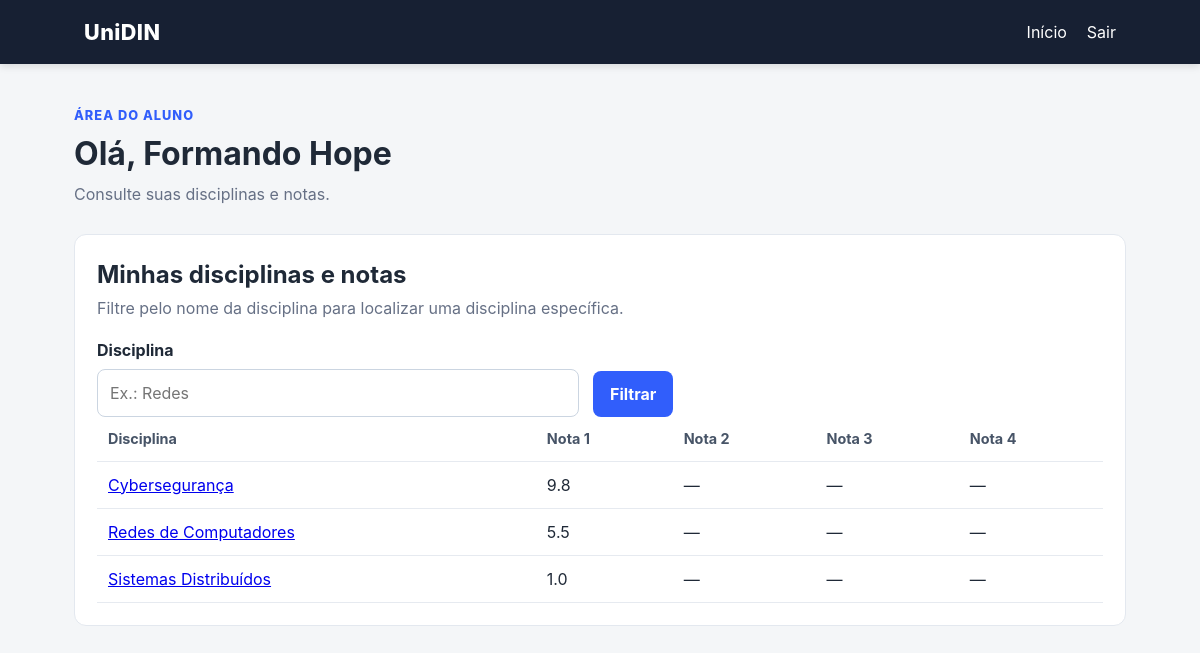
The page /aluno (signed in) on the database as committed earlier.
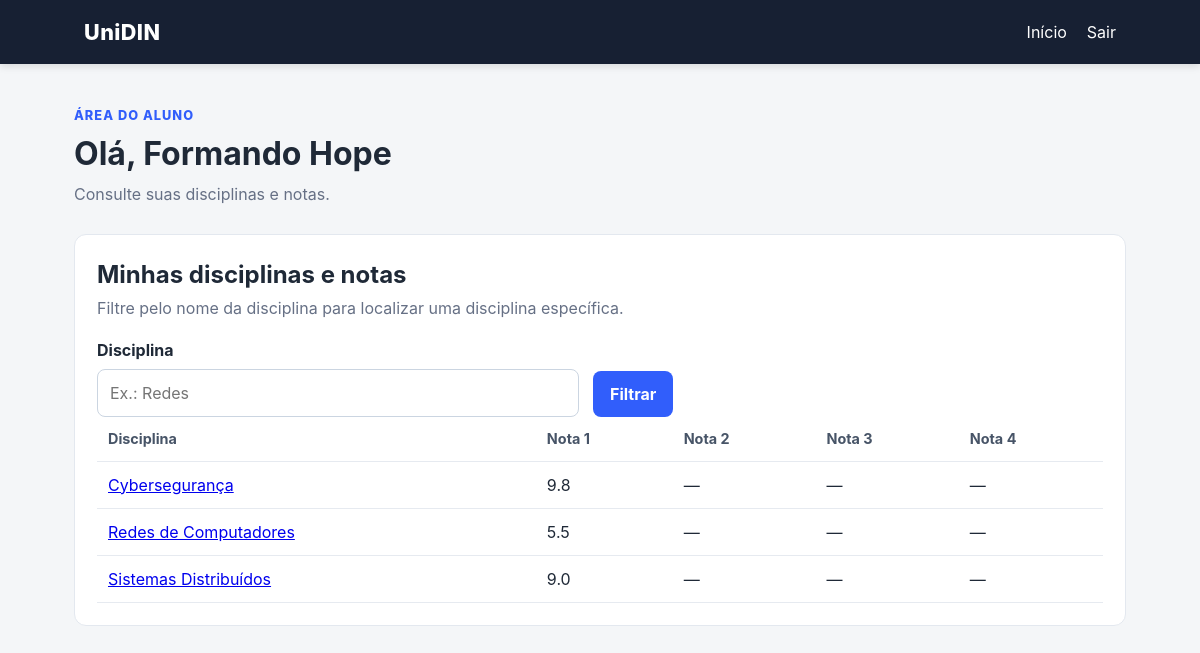
The same page on the database as committed later.
### tables this page shows
CREATE TABLE grades (
        id INTEGER PRIMARY KEY AUTOINCREMENT,
        discipline_id INTEGER NOT NULL,
        student_id INTEGER NOT NULL,
        assessment INTEGER NOT NULL,
        value REAL NOT NULL,
        FOREIGN KEY (discipline_id) REFERENCES disciplines(id),
        FOREIGN KEY (student_id) REFERENCES users(id),
        UNIQUE(discipline_id, student_id, assessment)
    );

CREATE TABLE disciplines (
        id INTEGER PRIMARY KEY AUTOINCREMENT,
        name TEXT NOT NULL,
        professor_id INTEGER NOT NULL,
        FOREIGN KEY (professor_id) REFERENCES users(id)
    );

### app.py (the view)
@app.route("/aluno")
def aluno():
    user = require_login()
    if user is None:
        return redirect(url_for("login"))
    if user["role"] != "aluno":
        return redirect(url_for("index"))
    conn = get_connection()
    search = request.args.get("q", "")
    if search:
        query = "SELECT d.id, d.name, g1.value AS nota1, g2.value AS nota2, g3.value AS nota3, g4.value AS nota4 FROM disciplines d JOIN enrollments e ON e.discipline_id=d.id LEFT JOIN grades g1 ON g1.discipline_id=d.id AND g1.student_id=e.student_id AND g1.assessment=1 LEFT JOIN grades g2 ON g2.discipline_id=d.id AND g2.student_id=e.student_id AND g2.assessment=2 LEFT JOIN grades g3 ON g3.discipline_id=d.id AND g3.student_id=e.student_id AND g3.assessment=3 LEFT JOIN grades g4 ON g4.discipline_id=d.id AND g4.student_id=e.student_id AND g4.assessment=4 WHERE e.student_id=" + str(user["id"]) + " AND d.name LIKE '%" + search + "%' ORDER BY d.name"
        rows = conn.execute(query).fetchall()
    else:
        rows = conn.execute("SELECT d.id, d.name, g1.value AS nota1, g2.value AS nota2, g3.value AS nota3, g4.value AS nota4 FROM disciplines d JOIN enrollments e ON e.discipline_id=d.id LEFT JOIN grades g1 ON g1.discipline_id=d.id AND g1.student_id=e.student_id AND g1.assessment=1 LEFT JOIN grades g2 ON g2.discipline_id=d.id AND g2.student_id=e.student_id AND g2.assessment=2 LEFT JOIN grades g3 ON g3.discipline_id=d.id AND g3.student_id=e.student_id AND g3.assessment=3 LEFT JOIN grades g4 ON g4.discipline_id=d.id AND g4.student_id=e.student_id AND g4.assessment=4 WHERE e.student_id=? ORDER BY d.name", (user["id"],)).fetchall()
    conn.close()
    return render_template("aluno.html", user=user, search=search, rows=rows)

### app.py (called while the page is built)
def current_user():
    if "user_id" not in session:
        return None
    conn = get_connection()
    user = conn.execute("SELECT * FROM users WHERE id = ?", (session["user_id"],)).fetchone()
    conn.close()
    return user

def require_login():
    return current_user()

### database.py (called while the page is built)
def get_connection():
    conn = sqlite3.connect(DB_PATH)
    conn.row_factory = sqlite3.Row
    return conn

### templates/aluno.html
{% extends "base.html" %}
{% block content %}
<div class="page-header"><div><p class="eyebrow">Área do aluno</p><h1>Olá, {{ user['name'] }}</h1><p>Consulte suas disciplinas e notas.</p></div></div>
<section class="panel">
<div class="panel-title"><div><h2>Minhas disciplinas e notas</h2><p>Filtre pelo nome da disciplina para localizar uma disciplina específica.</p></div></div>
<form method="get" action="{{ url_for('aluno') }}" class="form-grid"><div><label for="q">Disciplina</label><input id="q" name="q" type="text" value="{{ search }}" placeholder="Ex.: Redes"></div><div class="form-action"><button type="submit">Filtrar</button></div></form>
<div class="table-wrap"><table><thead><tr><th>Disciplina</th><th>Nota 1</th><th>Nota 2</th><th>Nota 3</th><th>Nota 4</th></tr></thead><tbody>{% for row in rows %}<tr><td><a href="{{ url_for('disciplina', discipline_id=row['id']) }}">{{ row['name'] }}</a></td><td>{{ row['nota1'] if row['nota1'] is not none else '—' }}</td><td>{{ row['nota2'] if row['nota2'] is not none else '—' }}</td><td>{{ row['nota3'] if row['nota3'] is not none else '—' }}</td><td>{{ row['nota4'] if row['nota4'] is not none else '—' }}</td></tr>{% else %}<tr><td colspan="5">Nenhuma disciplina encontrada.</td></tr>{% endfor %}</tbody></table></div>
</section>
{% endblock %}

Rows that differ between the two databases and show on the page:
changed grades "Sistemas Distribuídos": value "1.0" → "9.0"
